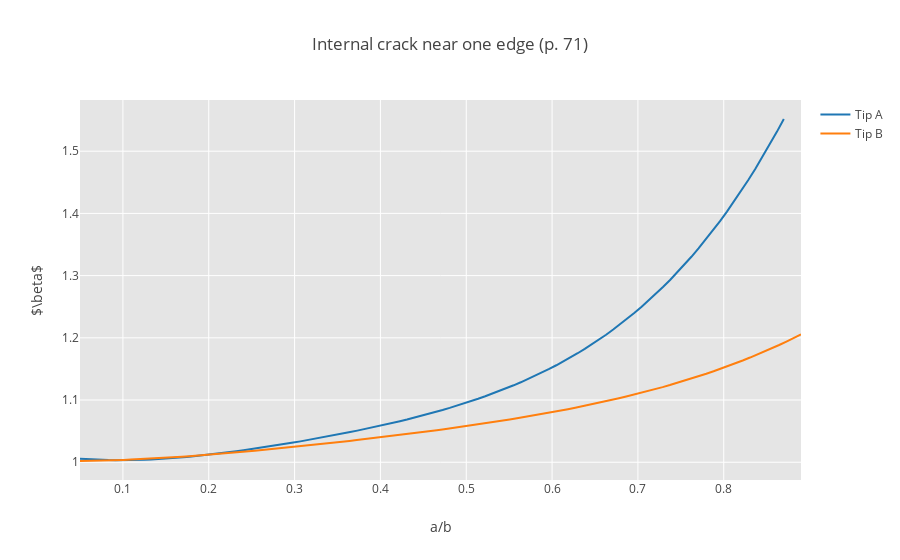

The cell this chart's notebook holds for it:
### Code cell
#plot second figure
iplot(fig[1])
